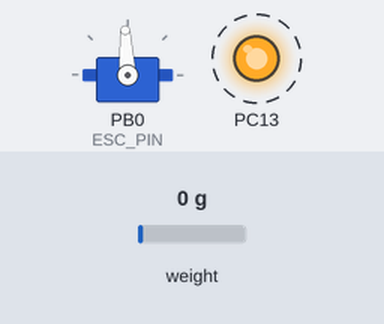
This program was run on a simulated STM32 Blue Pill. On the bench: servo, output pins drawn as LEDs (lit = HIGH). Dashed ring = blinking. The inputs (shaded band) are chosen by the test bench; at power-on: weight on the scale 0 g. What the program prints to the serial monitor is not drawn.

Above: at 2.45 s.
Timing chart, 0 to 5.4 s (numbered marks = the images above):
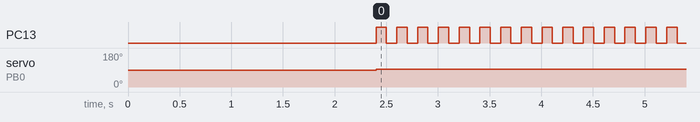

Measured:
- by itself, PC13: alternates HIGH for 0.10 s and LOW for 0.10 s
- by itself, servo on PB0 (ESC_PIN): 90° → 93° at 2.4 s

The program:

main.cpp
```cpp
#include <Arduino.h>
#include <Servo.h>
#include <HX711_ADC.h>


const int ESC_PIN = PB0;
const int HX711_dout = PA1;
const int HX711_sck = PA0;
HX711_ADC LoadCell(HX711_dout, HX711_sck);

int pwm = 1500;


Servo myservo;

//unsigned long currentTime = millis();
//unsigned long lastPWMtime = 0;


/*unsigned long lastUpdate = 0;
const unsigned long pwm_interval = 2000;  // PWM değişim aralığı */

unsigned long lastOutput = 0;
const unsigned long loadcell_interval = 100; // Seri çıktı aralığı


float calibrationValue = 69.6;

void setup() {
  Serial.begin(9600);

  pinMode(PC13, OUTPUT);
  myservo.attach(ESC_PIN);


  LoadCell.begin();
  LoadCell.setSamplesInUse(1);


  unsigned long stabilizingtime = 2000;
  bool _tare = true;

  LoadCell.start(stabilizingtime, _tare);

  if (LoadCell.getTareTimeoutFlag()) {
    Serial.println("timeout hatası");
    while (1);
  }
  else {
    LoadCell.setCalFactor(calibrationValue);

  }
}

void loop() {
  if (Serial.available() > 0) {
    int pwm = Serial.parseInt();}

  if (millis() - lastOutput >= loadcell_interval) { //100 ms de bir loadcell verisi alıyoruz

    myservo.writeMicroseconds(pwm);

    LoadCell.update();

    float loadCellVal = LoadCell.getData();
    Serial.println(loadCellVal);

    digitalToggle(PC13);
    lastOutput = millis();

    /*char direction;
    if (pwm > 1500) {
        direction = '+';
    } else if (pwm < 1500) {
        direction = '-';
    } else {
        direction = '0';
    }*/


  }

 }
```
